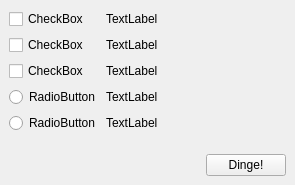
<?xml version="1.0" encoding="UTF-8"?>
<ui version="4.0">
 <class>MainWindow</class>
 <widget class="QMainWindow" name="MainWindow">
  <property name="geometry">
   <rect>
    <x>0</x>
    <y>0</y>
    <width>295</width>
    <height>185</height>
   </rect>
  </property>
  <property name="windowTitle">
   <string>MainWindow</string>
  </property>
  <widget class="QWidget" name="centralwidget">
   <layout class="QVBoxLayout" name="verticalLayout">
    <item>
     <layout class="QFormLayout" name="formLayout">
      <item row="0" column="0">
       <widget class="QCheckBox" name="checkBox">
        <property name="text">
         <string>CheckBox</string>
        </property>
       </widget>
      </item>
      <item row="1" column="0">
       <widget class="QCheckBox" name="checkBox_2">
        <property name="text">
         <string>CheckBox</string>
        </property>
       </widget>
      </item>
      <item row="2" column="0">
       <widget class="QCheckBox" name="checkBox_3">
        <property name="text">
         <string>CheckBox</string>
        </property>
       </widget>
      </item>
      <item row="3" column="0">
       <widget class="QRadioButton" name="radioButton">
        <property name="text">
         <string>RadioButton</string>
        </property>
       </widget>
      </item>
      <item row="4" column="0">
       <widget class="QRadioButton" name="radioButton_2">
        <property name="text">
         <string>RadioButton</string>
        </property>
       </widget>
      </item>
      <item row="0" column="1">
       <widget class="QLabel" name="label">
        <property name="text">
         <string>TextLabel</string>
        </property>
       </widget>
      </item>
      <item row="4" column="1">
       <widget class="QLabel" name="label_2">
        <property name="text">
         <string>TextLabel</string>
        </property>
       </widget>
      </item>
      <item row="1" column="1">
       <widget class="QLabel" name="label_3">
        <property name="text">
         <string>TextLabel</string>
        </property>
       </widget>
      </item>
      <item row="2" column="1">
       <widget class="QLabel" name="label_4">
        <property name="text">
         <string>TextLabel</string>
        </property>
       </widget>
      </item>
      <item row="3" column="1">
       <widget class="QLabel" name="label_5">
        <property name="text">
         <string>TextLabel</string>
        </property>
       </widget>
      </item>
      <item row="5" column="0">
       <spacer name="verticalSpacer">
        <property name="orientation">
         <enum>Qt::Vertical</enum>
        </property>
        <property name="sizeHint" stdset="0">
         <size>
          <width>20</width>
          <height>40</height>
         </size>
        </property>
       </spacer>
      </item>
     </layout>
    </item>
    <item>
     <layout class="QHBoxLayout" name="horizontalLayout">
      <item>
       <spacer name="horizontalSpacer">
        <property name="orientation">
         <enum>Qt::Horizontal</enum>
        </property>
        <property name="sizeHint" stdset="0">
         <size>
          <width>40</width>
          <height>20</height>
         </size>
        </property>
       </spacer>
      </item>
      <item>
       <widget class="QPushButton" name="dingeButton">
        <property name="text">
         <string>Dinge!</string>
        </property>
       </widget>
      </item>
     </layout>
    </item>
   </layout>
  </widget>
 </widget>
 <resources/>
 <connections/>
</ui>
